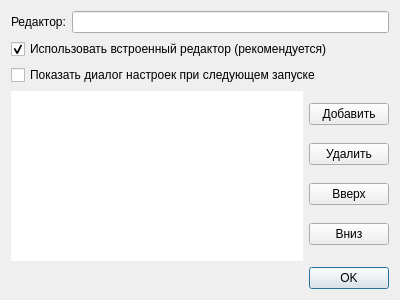
<?xml version="1.0" encoding="UTF-8"?>
<ui version="4.0">
 <class>Dialog</class>
 <widget class="QDialog" name="Dialog">
  <property name="windowModality">
   <enum>Qt::WindowModal</enum>
  </property>
  <property name="geometry">
   <rect>
    <x>0</x>
    <y>0</y>
    <width>400</width>
    <height>300</height>
   </rect>
  </property>
  <property name="windowTitle">
   <string>Настройки клиента</string>
  </property>
  <layout class="QVBoxLayout" name="verticalLayout">
   <item>
    <widget class="QFrame" name="frame">
     <property name="frameShape">
      <enum>QFrame::NoFrame</enum>
     </property>
     <property name="frameShadow">
      <enum>QFrame::Raised</enum>
     </property>
     <layout class="QHBoxLayout" name="horizontalLayout">
      <property name="leftMargin">
       <number>0</number>
      </property>
      <property name="topMargin">
       <number>0</number>
      </property>
      <property name="rightMargin">
       <number>0</number>
      </property>
      <property name="bottomMargin">
       <number>0</number>
      </property>
      <item>
       <widget class="QLabel" name="label">
        <property name="text">
         <string>Редактор:</string>
        </property>
       </widget>
      </item>
      <item>
       <widget class="QLineEdit" name="lineEdit"/>
      </item>
     </layout>
    </widget>
   </item>
   <item>
    <widget class="QCheckBox" name="checkBox">
     <property name="text">
      <string>Использовать встроенный редактор (рекомендуется)</string>
     </property>
     <property name="checked">
      <bool>true</bool>
     </property>
    </widget>
   </item>
   <item>
    <widget class="QCheckBox" name="checkBox_2">
     <property name="text">
      <string>Показать диалог настроек при следующем запуске</string>
     </property>
    </widget>
   </item>
   <item>
    <widget class="QFrame" name="frame_2">
     <property name="toolTip">
      <string>Оффлайн эхоконференции</string>
     </property>
     <property name="frameShape">
      <enum>QFrame::NoFrame</enum>
     </property>
     <property name="frameShadow">
      <enum>QFrame::Raised</enum>
     </property>
     <layout class="QHBoxLayout" name="horizontalLayout_2">
      <property name="leftMargin">
       <number>0</number>
      </property>
      <property name="topMargin">
       <number>0</number>
      </property>
      <property name="rightMargin">
       <number>0</number>
      </property>
      <property name="bottomMargin">
       <number>0</number>
      </property>
      <item>
       <widget class="QListWidget" name="listWidget">
        <property name="frameShape">
         <enum>QFrame::NoFrame</enum>
        </property>
       </widget>
      </item>
      <item>
       <widget class="QFrame" name="frame_3">
        <property name="frameShape">
         <enum>QFrame::NoFrame</enum>
        </property>
        <property name="frameShadow">
         <enum>QFrame::Raised</enum>
        </property>
        <layout class="QVBoxLayout" name="verticalLayout_3">
         <property name="leftMargin">
          <number>0</number>
         </property>
         <property name="topMargin">
          <number>0</number>
         </property>
         <property name="rightMargin">
          <number>0</number>
         </property>
         <property name="bottomMargin">
          <number>0</number>
         </property>
         <item>
          <widget class="QPushButton" name="pushButton">
           <property name="text">
            <string>Добавить</string>
           </property>
          </widget>
         </item>
         <item>
          <widget class="QPushButton" name="pushButton_2">
           <property name="text">
            <string>Удалить</string>
           </property>
          </widget>
         </item>
         <item>
          <widget class="QPushButton" name="pushButton_3">
           <property name="text">
            <string>Вверх</string>
           </property>
          </widget>
         </item>
         <item>
          <widget class="QPushButton" name="pushButton_4">
           <property name="text">
            <string>Вниз</string>
           </property>
          </widget>
         </item>
        </layout>
       </widget>
      </item>
     </layout>
    </widget>
   </item>
   <item>
    <widget class="QDialogButtonBox" name="buttonBox">
     <property name="orientation">
      <enum>Qt::Horizontal</enum>
     </property>
     <property name="standardButtons">
      <set>QDialogButtonBox::Ok</set>
     </property>
    </widget>
   </item>
  </layout>
 </widget>
 <resources/>
 <connections>
  <connection>
   <sender>buttonBox</sender>
   <signal>accepted()</signal>
   <receiver>Dialog</receiver>
   <slot>accept()</slot>
   <hints>
    <hint type="sourcelabel">
     <x>248</x>
     <y>254</y>
    </hint>
    <hint type="destinationlabel">
     <x>157</x>
     <y>274</y>
    </hint>
   </hints>
  </connection>
 </connections>
</ui>
